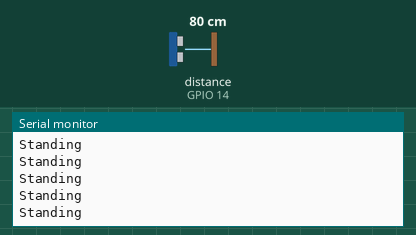
Simulated run of this sketch. Board: ESP32. Parts: the last lines printed to the serial monitor. Wiring (inferred from the names in the program): ultrasonic range finder: trigger GPIO 27; echo GPIO 14. The test bench sets the inputs (shaded band); at power-on: distance to the obstacle (sensor on GPIO 14) 80 cm. The echo pulse lasts 58.3 µs per cm; WiFi joins after 1.5 s; servers stay silent unless stated.

Above: at 6.6 s.
6.7 s: distance to the obstacle (sensor on GPIO 14) set to 2 cm
At 7.0 s:
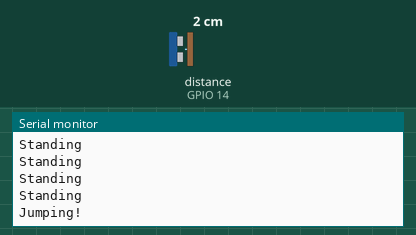
8.7 s: distance to the obstacle (sensor on GPIO 14) set to 120 cm
At 9.02 s:
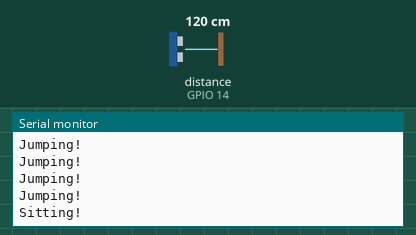

The sketch:

Arduino_code.ino
```cpp
#include <WiFi.h>
const int trig = 27;
const int echo = 14;
unsigned long duration;
int distance;
int base;
const char* ssid = "JAYCE";
const char* password = "12345678";
const char* host = "192.168.1.241";
const int port = 50050;
int currstat;
int beforestat = 3;
//int prevstat = -100;
WiFiClient client;
void setup() {
  Serial.begin(9600);
  delay(1000);
  WiFi.begin(ssid, password);
  while (WiFi.status() != WL_CONNECTED) {
    delay(1000);
    Serial.println("Connecting to WiFi.........");
    }
    Serial.println("Connected");
    client.connect(host, port);
    base = 0;
  duration = 0;
  distance = 0;
  // put your setup code here, to run /'"""once:
  delay(1000);
  pinMode(trig,OUTPUT);
  pinMode(echo,INPUT);
  base = 0;
  duration = 0;
  distance = 0;
  // put your setup code here, to run /'"""once:
  delay(1000);
  pinMode(trig,OUTPUT);
  pinMode(echo,INPUT);
  digitalWrite(trig,0);
  delayMicroseconds(5);
  digitalWrite(trig,1);
  delayMicroseconds(10);
  digitalWrite(trig,0);
  duration = pulseIn(echo,HIGH);
  distance = int(duration/2/29.421);
  base = distance;
  Serial.println(base);
  delay(200);
}

  void loop(){
  duration = 0;
  distance = 0;
  pinMode(trig,OUTPUT);
  pinMode(echo,INPUT);
  digitalWrite(trig,0);
  delayMicroseconds(5);
  digitalWrite(trig,1);
  delayMicroseconds(10);
  digitalWrite(trig,0);
  duration = pulseIn(echo,HIGH);
  distance = int(duration/2/29.421);
  int diff = base - distance;
   if(diff >= 10){
    currstat = 2;
    beforestat = senddata(currstat,beforestat);
    Serial.println("Jumping!");
  }else if(10 > diff && diff > -10){
    currstat = 1;
    beforestat = senddata(currstat,beforestat);
    Serial.println("Standing");
  }else if(diff <= -10){
    currstat = 0;
    beforestat = senddata(currstat,beforestat);
    Serial.println("Sitting!");
  }else{
    currstat = -2;
    beforestat = senddata(currstat,beforestat);
    Serial.println("Error input");
  }
  delay(200);
}

int senddata(int current,int before){
  if(current != before){
    client.println(currstat);
    before = current;
  }
  return before;
}
```

Measured:
- after the input at 6.7 s, the serial monitor: prints a new line after 0.15 s (image 1)
- after the input at 8.7 s, the serial monitor: prints a new line after 0.16 s (image 2)
